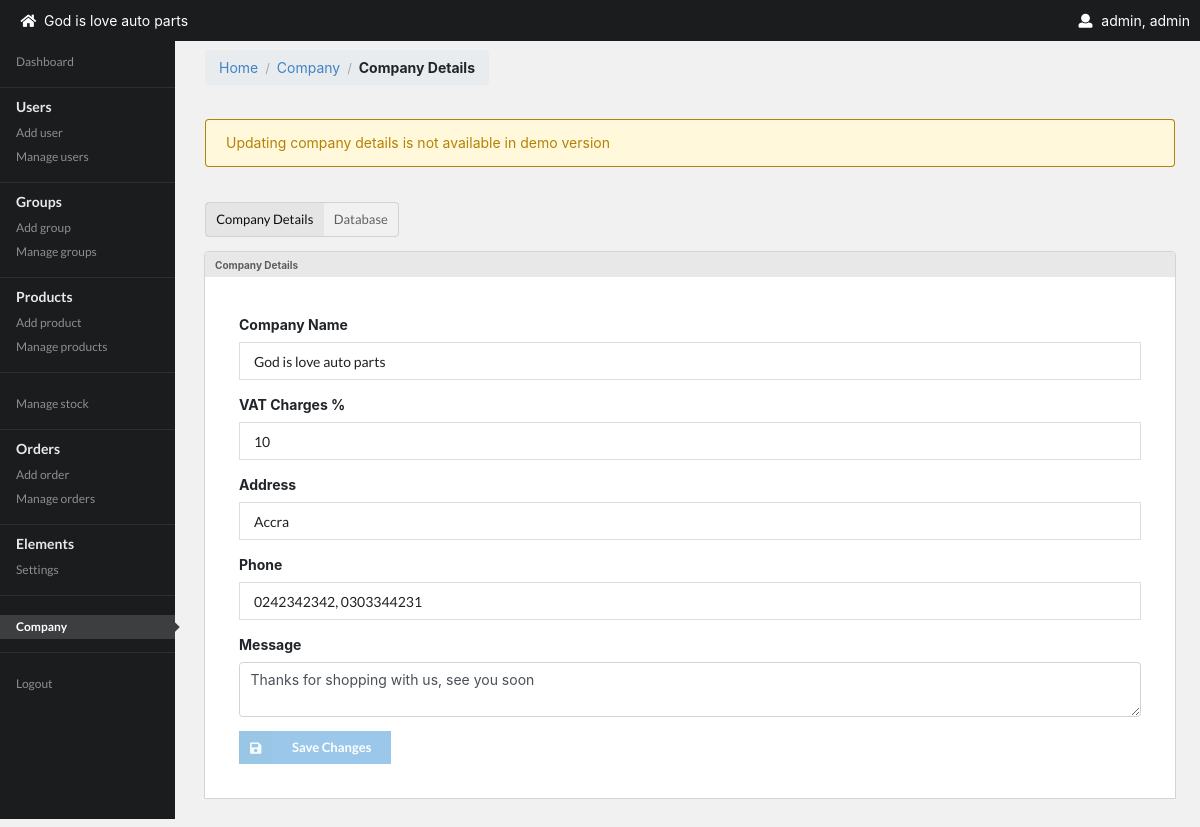
The page /company.php (signed in) on the database its author committed.
### tables this page shows
CREATE TABLE `company_details` (
  `c_id` int(11) NOT NULL AUTO_INCREMENT,
  `company_name` varchar(100) NOT NULL,
  `vat_charges` double NOT NULL,
  `address` varchar(56) NOT NULL,
  `phone` varchar(57) NOT NULL,
  `message` text NOT NULL,
  PRIMARY KEY (`c_id`)
);

### includes/functions.php (called while the page is built, shortened)
<?php
    class Functions {
        function query($sql){
            global $conn;
            return $query = mysqli_query($conn,$sql);
        }
        function fetch_rows($query){
           $rows = array();
           while($fetch = mysqli_fetch_assoc($query)){
               array_push($rows,$fetch);
           }
           return $rows;
        }
    }
?>

### company.php (the view, shortened to what this page needs)
<?php
    $functions = new Functions();
?>
</head>
<body>
<?php include 'includes/layout/topBar.php' ?>
<div class="row" style="margin-top:30px">
        <div class="col-md-12 col-lg-2">
        <?php include 'includes/layout/sidebar.php' ?>
    </div>
    <div class="col-md-10 main-content">
        <div class="ui breadcrumb">
            <a class="section">Home</a>
            <div class="divider"> / </div>
            <a class="section">Company</a>
            <div class="divider"> / </div>
            <div class="active section">Company Details</div>
        </div>
        <?php
            $functions->update_company_details();
            $sql = "SELECT * FROM `company_details`";
            $results = $functions->fetch_rows($functions->query($sql));
            $data = $results[0];
        ?>
        <div class="ui yellow message">
              Updating company details is not available in demo version
       </div>
        <br/>
        <div class="ui small basic icon buttons">
            <button class="ui button active">Company Details</button>
            <a href="database.php"> <button class="ui button">Database</button></a>
        </div>
        <div class="html ui top attached segment">
            <div class="ui top attached label">Company Details</div>
            <div class="content">
               <form action="?" method="post">
               <div class="form-group">
                    <label>Company Name</label>
                    <div class="ui input">
                        <input type="text" name="company_name" value="<?php echo $data['company_name']?>" placeholder="Company Name" required>
                    </div>
                </div>
                <div class="form-group">
                    <label>VAT Charges %</label>
                    <div class="ui input">
                        <input type="text" name="vat" value="<?php echo $data['vat_charges']?>" placeholder="VAT" required>
                    </div>
                </div>
                <div class="form-group">
                    <label>Address</label>
                    <div class="ui input">
                         <input type="text" name="address" value="<?php echo $data['address']?>" placeholder="Address" required>
                    </div>
                </div>
                <div class="form-group">
                    <label>Phone</label>
                    <div class="ui input">
                        <input type="text" value="<?php echo $data['phone']?>" name="phone" placeholder="Phone Number" required>
                    </div>
                </div>
                <div class="form-group">
                    <label>Message</label>
                    <div class="ui input">
                        <textarea class="form-control" name="message"><?php echo $data['message']?></textarea>
                    </div>
                </div>
                <button disabled name="submit" type="submit" class="ui  small primary labeled icon button">
                    <i class="save icon"></i> Save Changes
                </button>
               </form>
            </div>
        </div>
    </div>
</div>
<?php include_once 'includes/layout/footer.php'?>

### includes/layout/topBar.php (shortened to what this page needs)
<div class="topBar">
    <div style="display:flex; flex-direction:row; align-items:center">
    <div style="margin-left:20px">
        <i class="home icon"></i> <?php echo $functions->fetch_rows($functions->query("select * from company_details"))[0]['company_name'] ?>
    </div>
</div>
    <div class="ui topBarProfile"> <i class="user icon"></i> <?php echo $_SESSION['user_data']['user_name']?>, <?php echo $_SESSION['user_data']['user_type']?>
    </div>
</div>

### rows shown on the page
company_details: company_name "God is love auto parts", vat "10", address "Accra", phone "0242342342, 0303344231", message "Thanks for shopping with us, see you soon"

### other values the page prints
$_SESSION['user_data']['user_name'] "admin"
$_SESSION['user_data']['user_type'] "admin"
$menu->label "Dashboard"
$menu->label "Users"
$drop_menu->label "Add user"
$drop_menu->label "Manage users"
$menu->label "Groups"
$drop_menu->label "Add group"
$drop_menu->label "Manage groups"
$menu->label "Products"
$drop_menu->label "Add product"
$drop_menu->label "Manage products"
$menu->label "Manage stock"
$menu->label "Orders"
$drop_menu->label "Add order"
